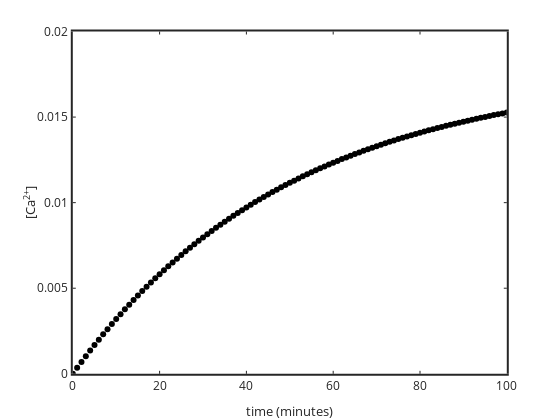
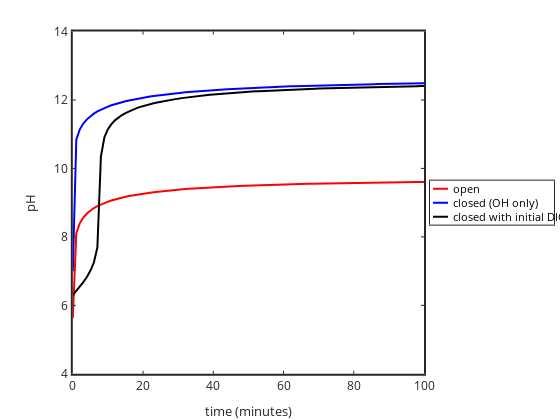

These figures' notebook cell, in order:
### Code cell
% increase Ca versus time by dissolution of portlandite
% and model pH increase

graphics_toolkit ("plotly");

Ksp=5.5e-6; k=2e-2; Cainf=Ksp^(1/3); p=[Cainf k];
CT=0.01; NaT=0.00075;

time=0:1:100;
CaT=CaTvtime(p,time);
figure(1); plot(time,CaT,'ko')
xlabel('time (minutes)'); ylabel('[Ca^{2+}]')
set(gca,'linewidth',2,'fontsize',12)

% for each timestep solve for pH
for i=1:length(time)
    %pH(i)=pHfromCaT(CaT(i),NaT);
    %pHlowCO2(i)=pHfromCaTalmostclosed(CaT(i),NaT); % just OH from Ca(OH)2 dissolution
    pH(i)=pHfromCaT(CaT(i),0); % ignore initial alkalinity
    pHlowCO2(i)=pHfromCaTalmostclosed(CaT(i),0); % just OH from Ca(OH)2 dissolution. ignore initial alkalinity
    pHclosed(i)=pHfromCaTclosed(CaT(i),CT,0.005);  % NaT for initial alkalinity. otherwise start acidic (H2CO3)
end

%pH(1) %same as rainwater
%pHlowCO2(1) % neutral

figure(2); plot(time,pH,'r-','linewidth',2,time,pHlowCO2,'b-','linewidth',2,time,pHclosed,'k-','linewidth',2)
xlabel('time (minutes)'); ylabel('pH')
legend('open','closed (OH only)','closed with initial DIC','location','eastoutside')
set(gca,'linewidth',2,'fontsize',12)

### Figure 1 — Plotly figure (JSON) as saved in the notebook; plotly's stock layout.template omitted (floating-point values rounded to 4 significant figures)
{"data": [{"line": {"color": "rgb(0, 0, 0)", "width": 0.5}, "marker": {"color": "rgb(0, 0, 0)", "line": {"color": "rgb(0, 0, 0)"}, "size": 6, "symbol": "circle"}, "mode": "markers", "name": "", "showlegend": false, "type": "scatter", "visibility": true, "x": [0, 1, 2, 3, 4, 5, 6, 7, 8, 9, 10, 11, 12, 13, 14, 15, 16, 17, 18, 19, 20, 21, 22, 23, 24, 25, 26, 27, 28, 29, 30, 31, 32, 33, 34, 35, 36, 37, 38, 39, 40, 41, 42, 43, 44, 45, 46, 47, 48, 49, 50, 51, 52, 53, 54, 55, 56, 57, 58, 59, 60, 61, 62, 63, 64, 65, 66, 67, 68, 69, 70, 71, 72, 73, 74, 75, 76, 77, 78, 79, 80, 81, 82, 83, 84, 85, 86, 87, 88, 89, 90, 91, 92, 93, 94, 95, 96, 97, 98, 99, 100], "xaxis": "x", "y": [0, 0.0003495, 0.0006921, 0.001028, 0.001357, 0.00168, 0.001996, 0.002306, 0.00261, 0.002908, 0.0032, 0.003486, 0.003766, 0.004041, 0.004311, 0.004575, 0.004834, 0.005088, 0.005337, 0.00558, 0.005819, 0.006054, 0.006283, 0.006508, 0.006729, 0.006945, 0.007157, 0.007365, 0.007569, 0.007769, 0.007964, 0.008156, 0.008344, 0.008528, 0.008709, 0.008886, 0.00906, 0.00923, 0.009397, 0.00956, 0.00972, 0.009877, 0.01003, 0.01018, 0.01033, 0.01048, 0.01062, 0.01076, 0.01089, 0.01103, 0.01116, 0.01129, 0.01141, 0.01154, 0.01166, 0.01178, 0.01189, 0.01201, 0.01212, 0.01223, 0.01234, 0.01244, 0.01254, 0.01264, 0.01274, 0.01284, 0.01294, 0.01303, 0.01312, 0.01321, 0.0133, 0.01339, 0.01347, 0.01355, 0.01363, 0.01371, 0.01379, 0.01387, 0.01394, 0.01402, 0.01409, 0.01416, 0.01423, 0.0143, 0.01436, 0.01443, 0.01449, 0.01455, 0.01461, 0.01467, 0.01473, 0.01479, 0.01485, 0.0149, 0.01496, 0.01501, 0.01506, 0.01512, 0.01517, 0.01521, 0.01526], "yaxis": "y"}], "layout": {"height": 420, "hovermode": "closest", "margin": {"b": 0, "l": 0, "r": 0, "t": 0}, "plot_bgcolor": "rgba(0, 0, 0, 0)", "showlegend": false, "width": 560, "xaxis": {"anchor": "y", "autorange": false, "domain": [0.13, 0.905], "exponentformat": "none", "gridcolor": "rgba(38,38,38,0.15)", "gridwidth": 2, "linecolor": "rgb(38,38,38)", "linewidth": 2, "mirror": "ticks", "range": [0, 100], "showgrid": false, "showline": true, "side": "bottom", "spikedash": "solid", "spikemode": "across", "spikesides": false, "spikethickness": 1, "tickangle": 0, "tickcolor": "rgb(38,38,38)", "tickfont": {"color": "rgb(38,38,38)", "size": 12}, "ticklen": 3, "ticks": "inside", "ticktext": ["0", "20", "40", "60", "80", "100"], "tickvals": [0, 20, 40, 60, 80, 100], "title": {"font": {"color": "rgb(38,38,38)", "size": 13.2}, "text": "time (minutes)"}, "type": "linear", "visible": true, "zeroline": false}, "yaxis": {"anchor": "x", "autorange": false, "domain": [0.11, 0.925], "exponentformat": "none", "gridcolor": "rgba(38,38,38,0.15)", "gridwidth": 2, "linecolor": "rgb(38,38,38)", "linewidth": 2, "mirror": "ticks", "range": [0, 0.02], "showgrid": false, "showline": true, "side": "left", "spikedash": "solid", "spikemode": "across", "spikesides": false, "spikethickness": 1, "tickangle": 0, "tickcolor": "rgb(38,38,38)", "tickfont": {"color": "rgb(38,38,38)", "size": 12}, "ticklen": 3, "ticks": "inside", "ticktext": ["0", "0.005", "0.01", "0.015", "0.02"], "tickvals": [0, 0.005, 0.01, 0.015, 0.02], "title": {"font": {"color": "rgb(38,38,38)", "size": 13.2}, "text": "[Ca<sup>2+</sup>]"}, "type": "linear", "visible": true, "zeroline": false}}}

### Figure 2 — Plotly figure (JSON) as saved in the notebook; plotly's stock layout.template omitted (floating-point values rounded to 4 significant figures)
{"data": [{"line": {"color": "rgb(255,0,0)", "dash": "solid", "width": 2}, "marker": {"color": "rgb(255,0,0)", "line": {"color": "rgb(255,0,0)"}, "size": 6, "symbol": "none"}, "mode": "lines", "name": "open", "showlegend": true, "type": "scatter", "visibility": true, "x": [0, 1, 2, 3, 4, 5, 6, 7, 8, 9, 10, 11, 12, 13, 14, 15, 16, 17, 18, 19, 20, 21, 22, 23, 24, 25, 26, 27, 28, 29, 30, 31, 32, 33, 34, 35, 36, 37, 38, 39, 40, 41, 42, 43, 44, 45, 46, 47, 48, 49, 50, 51, 52, 53, 54, 55, 56, 57, 58, 59, 60, 61, 62, 63, 64, 65, 66, 67, 68, 69, 70, 71, 72, 73, 74, 75, 76, 77, 78, 79, 80, 81, 82, 83, 84, 85, 86, 87, 88, 89, 90, 91, 92, 93, 94, 95, 96, 97, 98, 99, 100], "xaxis": "x", "y": [5.635, 8.108, 8.4, 8.566, 8.682, 8.771, 8.841, 8.9, 8.95, 8.993, 9.031, 9.065, 9.095, 9.123, 9.148, 9.171, 9.192, 9.211, 9.229, 9.246, 9.262, 9.277, 9.291, 9.304, 9.316, 9.328, 9.339, 9.35, 9.36, 9.369, 9.378, 9.387, 9.395, 9.403, 9.411, 9.418, 9.425, 9.432, 9.438, 9.444, 9.45, 9.456, 9.461, 9.466, 9.472, 9.477, 9.481, 9.486, 9.49, 9.495, 9.499, 9.503, 9.507, 9.51, 9.514, 9.518, 9.521, 9.524, 9.528, 9.531, 9.534, 9.537, 9.539, 9.542, 9.545, 9.548, 9.55, 9.553, 9.555, 9.557, 9.56, 9.562, 9.564, 9.566, 9.568, 9.57, 9.572, 9.574, 9.576, 9.578, 9.579, 9.581, 9.583, 9.584, 9.586, 9.587, 9.589, 9.59, 9.592, 9.593, 9.594, 9.596, 9.597, 9.598, 9.6, 9.601, 9.602, 9.603, 9.604, 9.605, 9.606], "yaxis": "y"}, {"line": {"color": "rgb(0,0,255)", "dash": "solid", "width": 2}, "marker": {"color": "rgb(0,0,255)", "line": {"color": "rgb(0,0,255)"}, "size": 6, "symbol": "none"}, "mode": "lines", "name": "closed (OH only)", "showlegend": true, "type": "scatter", "visibility": true, "x": [0, 1, 2, 3, 4, 5, 6, 7, 8, 9, 10, 11, 12, 13, 14, 15, 16, 17, 18, 19, 20, 21, 22, 23, 24, 25, 26, 27, 28, 29, 30, 31, 32, 33, 34, 35, 36, 37, 38, 39, 40, 41, 42, 43, 44, 45, 46, 47, 48, 49, 50, 51, 52, 53, 54, 55, 56, 57, 58, 59, 60, 61, 62, 63, 64, 65, 66, 67, 68, 69, 70, 71, 72, 73, 74, 75, 76, 77, 78, 79, 80, 81, 82, 83, 84, 85, 86, 87, 88, 89, 90, 91, 92, 93, 94, 95, 96, 97, 98, 99, 100], "xaxis": "x", "y": [7, 10.84, 11.14, 11.31, 11.43, 11.53, 11.6, 11.66, 11.72, 11.76, 11.81, 11.84, 11.88, 11.91, 11.94, 11.96, 11.99, 12.01, 12.03, 12.05, 12.07, 12.08, 12.1, 12.11, 12.13, 12.14, 12.16, 12.17, 12.18, 12.19, 12.2, 12.21, 12.22, 12.23, 12.24, 12.25, 12.26, 12.27, 12.27, 12.28, 12.29, 12.3, 12.3, 12.31, 12.32, 12.32, 12.33, 12.33, 12.34, 12.34, 12.35, 12.35, 12.36, 12.36, 12.37, 12.37, 12.38, 12.38, 12.38, 12.39, 12.39, 12.4, 12.4, 12.4, 12.41, 12.41, 12.41, 12.42, 12.42, 12.42, 12.42, 12.43, 12.43, 12.43, 12.44, 12.44, 12.44, 12.44, 12.45, 12.45, 12.45, 12.45, 12.45, 12.46, 12.46, 12.46, 12.46, 12.46, 12.47, 12.47, 12.47, 12.47, 12.47, 12.47, 12.48, 12.48, 12.48, 12.48, 12.48, 12.48, 12.48], "yaxis": "y"}, {"line": {"color": "rgb(0, 0, 0)", "dash": "solid", "width": 2}, "marker": {"color": "rgb(0, 0, 0)", "line": {"color": "rgb(0, 0, 0)"}, "size": 6, "symbol": "none"}, "mode": "lines", "name": "closed with initial DIC", "showlegend": true, "type": "scatter", "visibility": true, "x": [0, 1, 2, 3, 4, 5, 6, 7, 8, 9, 10, 11, 12, 13, 14, 15, 16, 17, 18, 19, 20, 21, 22, 23, 24, 25, 26, 27, 28, 29, 30, 31, 32, 33, 34, 35, 36, 37, 38, 39, 40, 41, 42, 43, 44, 45, 46, 47, 48, 49, 50, 51, 52, 53, 54, 55, 56, 57, 58, 59, 60, 61, 62, 63, 64, 65, 66, 67, 68, 69, 70, 71, 72, 73, 74, 75, 76, 77, 78, 79, 80, 81, 82, 83, 84, 85, 86, 87, 88, 89, 90, 91, 92, 93, 94, 95, 96, 97, 98, 99, 100], "xaxis": "x", "y": [6.3, 6.422, 6.547, 6.68, 6.828, 7.007, 7.25, 7.692, 10.34, 10.91, 11.15, 11.29, 11.4, 11.49, 11.56, 11.62, 11.67, 11.71, 11.75, 11.79, 11.82, 11.85, 11.88, 11.9, 11.93, 11.95, 11.97, 11.99, 12.01, 12.02, 12.04, 12.05, 12.07, 12.08, 12.09, 12.11, 12.12, 12.13, 12.14, 12.15, 12.16, 12.17, 12.18, 12.19, 12.19, 12.2, 12.21, 12.22, 12.22, 12.23, 12.24, 12.24, 12.25, 12.26, 12.26, 12.27, 12.27, 12.28, 12.28, 12.29, 12.29, 12.3, 12.3, 12.31, 12.31, 12.32, 12.32, 12.32, 12.33, 12.33, 12.33, 12.34, 12.34, 12.34, 12.35, 12.35, 12.35, 12.36, 12.36, 12.36, 12.37, 12.37, 12.37, 12.37, 12.38, 12.38, 12.38, 12.38, 12.38, 12.39, 12.39, 12.39, 12.39, 12.39, 12.4, 12.4, 12.4, 12.4, 12.4, 12.41, 12.41], "yaxis": "y"}, {"hoverinfo": "none", "line": {"color": "rgb(255,0,0)", "dash": "solid", "width": 2}, "marker": {"color": "rgb(255,0,0)", "line": {"color": "rgb(255,0,0)"}, "size": 6, "symbol": "none"}, "mode": "lines", "name": "", "showlegend": false, "type": "scatter", "visibility": true, "x": [3, 18], "xaxis": "x2", "y": [8, 8], "yaxis": "y2"}, {"hoverinfo": "none", "line": {"color": "rgb(0,0,255)", "dash": "solid", "width": 2}, "marker": {"color": "rgb(0,0,255)", "line": {"color": "rgb(0,0,255)"}, "size": 6, "symbol": "none"}, "mode": "lines", "name": "", "showlegend": false, "type": "scatter", "visibility": true, "x": [3, 18], "xaxis": "x2", "y": [22, 22], "yaxis": "y2"}, {"hoverinfo": "none", "line": {"color": "rgb(0, 0, 0)", "dash": "solid", "width": 2}, "marker": {"color": "rgb(0, 0, 0)", "line": {"color": "rgb(0, 0, 0)"}, "size": 6, "symbol": "none"}, "mode": "lines", "name": "", "showlegend": false, "type": "scatter", "visibility": true, "x": [3, 18], "xaxis": "x2", "y": [36, 36], "yaxis": "y2"}], "layout": {"annotations": [{"font": {"color": "rgb(0, 0, 0)", "size": 10.8}, "showarrow": false, "text": "open", "x": 21, "xanchor": "left", "xref": "x2", "y": 8, "yanchor": "middle", "yref": "y2"}, {"font": {"color": "rgb(0, 0, 0)", "size": 10.8}, "showarrow": false, "text": "closed (OH only)", "x": 21, "xanchor": "left", "xref": "x2", "y": 22, "yanchor": "middle", "yref": "y2"}, {"font": {"color": "rgb(0, 0, 0)", "size": 10.8}, "showarrow": false, "text": "closed with initial DIC", "x": 21, "xanchor": "left", "xref": "x2", "y": 36, "yanchor": "middle", "yref": "y2"}], "height": 420, "hovermode": "closest", "margin": {"b": 0, "l": 0, "r": 0, "t": 0}, "plot_bgcolor": "rgba(0, 0, 0, 0)", "showlegend": false, "width": 560, "xaxis": {"anchor": "y", "autorange": false, "domain": [0.13, 0.7571], "exponentformat": "none", "gridcolor": "rgba(38,38,38,0.15)", "gridwidth": 2, "linecolor": "rgb(38,38,38)", "linewidth": 2, "mirror": "ticks", "range": [0, 100], "showgrid": false, "showline": true, "side": "bottom", "spikedash": "solid", "spikemode": "across", "spikesides": false, "spikethickness": 1, "tickangle": 0, "tickcolor": "rgb(38,38,38)", "tickfont": {"color": "rgb(38,38,38)", "size": 12}, "ticklen": 3, "ticks": "inside", "ticktext": ["0", "20", "40", "60", "80", "100"], "tickvals": [0, 20, 40, 60, 80, 100], "title": {"font": {"color": "rgb(38,38,38)", "size": 13.2}, "text": "time (minutes)"}, "type": "linear", "visible": true, "zeroline": false}, "xaxis2": {"anchor": "y2", "autorange": false, "domain": [0.7679, 0.9893], "exponentformat": "none", "fixedrange": true, "gridcolor": "rgba(38,38,38,0.15)", "gridwidth": 1, "linecolor": "rgb(38,38,38)", "linewidth": 1, "mirror": true, "range": [0, 124], "showgrid": false, "showline": true, "showspikes": false, "side": "bottom", "spikedash": "solid", "spikemode": "across", "spikesides": false, "spikethickness": 1, "tickangle": 0, "tickcolor": "rgb(38,38,38)", "tickfont": {"color": "rgb(38,38,38)", "size": 10.8}, "ticklen": 3, "ticks": "", "ticktext": [], "tickvals": [], "title": {"font": {"color": "rgb(0, 0, 0)", "size": 11.88}, "text": ""}, "type": "linear", "visible": true, "zeroline": false}, "yaxis": {"anchor": "x", "autorange": false, "domain": [0.11, 0.925], "exponentformat": "none", "gridcolor": "rgba(38,38,38,0.15)", "gridwidth": 2, "linecolor": "rgb(38,38,38)", "linewidth": 2, "mirror": "ticks", "range": [4, 14], "showgrid": false, "showline": true, "side": "left", "spikedash": "solid", "spikemode": "across", "spikesides": false, "spikethickness": 1, "tickangle": 0, "tickcolor": "rgb(38,38,38)", "tickfont": {"color": "rgb(38,38,38)", "size": 12}, "ticklen": 3, "ticks": "inside", "ticktext": ["4", "6", "8", "10", "12", "14"], "tickvals": [4, 6, 8, 10, 12, 14], "title": {"font": {"color": "rgb(38,38,38)", "size": 13.2}, "text": "pH"}, "type": "linear", "visible": true, "zeroline": false}, "yaxis2": {"anchor": "x2", "autorange": false, "domain": [0.4651, 0.5699], "exponentformat": "none", "fixedrange": true, "gridcolor": "rgba(38,38,38,0.15)", "gridwidth": 1, "linecolor": "rgb(38,38,38)", "linewidth": 1, "mirror": true, "range": [44, 0], "showgrid": false, "showline": true, "showspikes": false, "side": "left", "spikedash": "solid", "spikemode": "across", "spikesides": false, "spikethickness": 1, "tickangle": 0, "tickcolor": "rgb(38,38,38)", "tickfont": {"color": "rgb(38,38,38)", "size": 10.8}, "ticklen": 3, "ticks": "", "ticktext": [], "tickvals": [], "title": {"font": {"color": "rgb(0, 0, 0)", "size": 11.88}, "text": ""}, "type": "linear", "visible": true, "zeroline": false}}}
